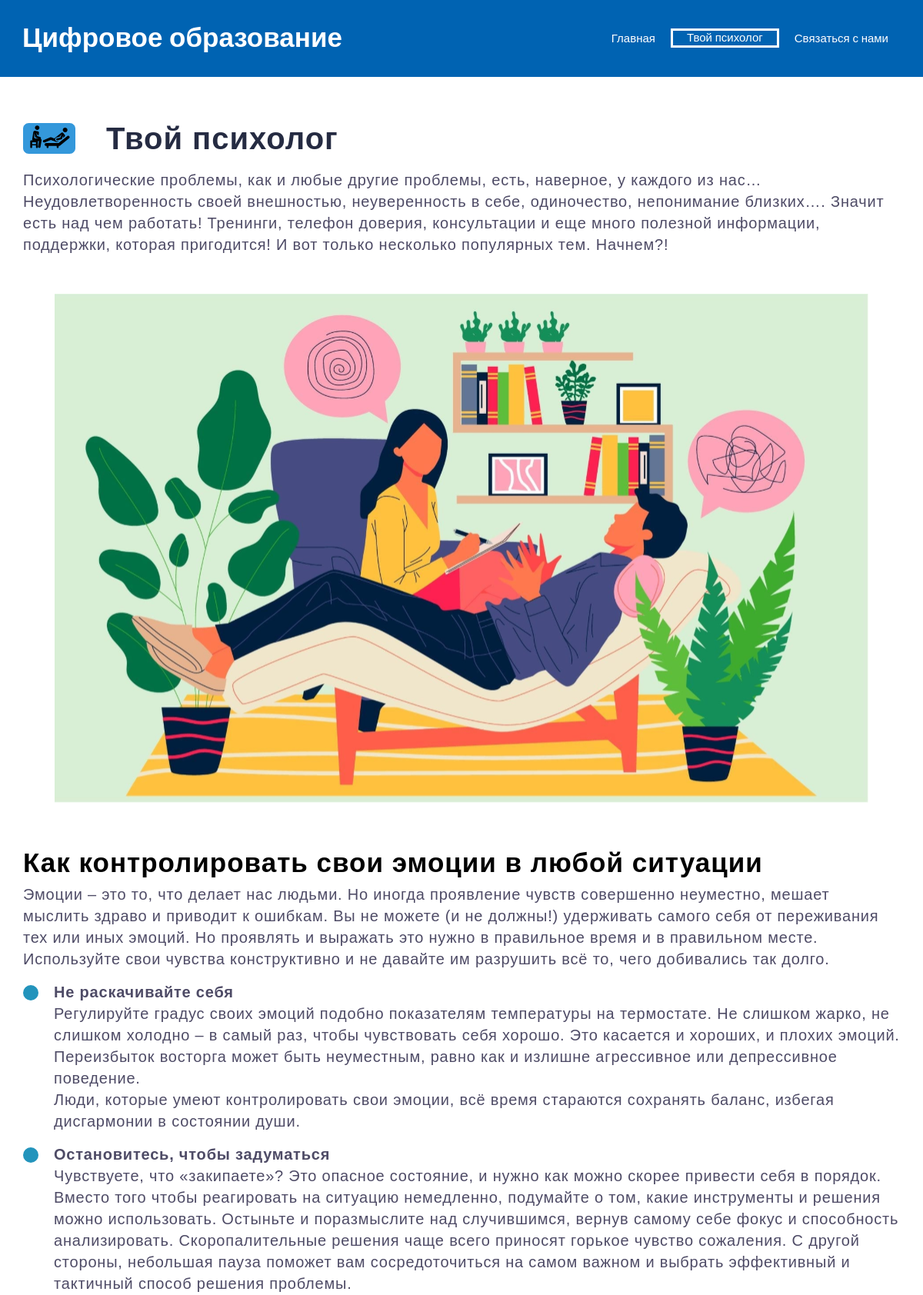
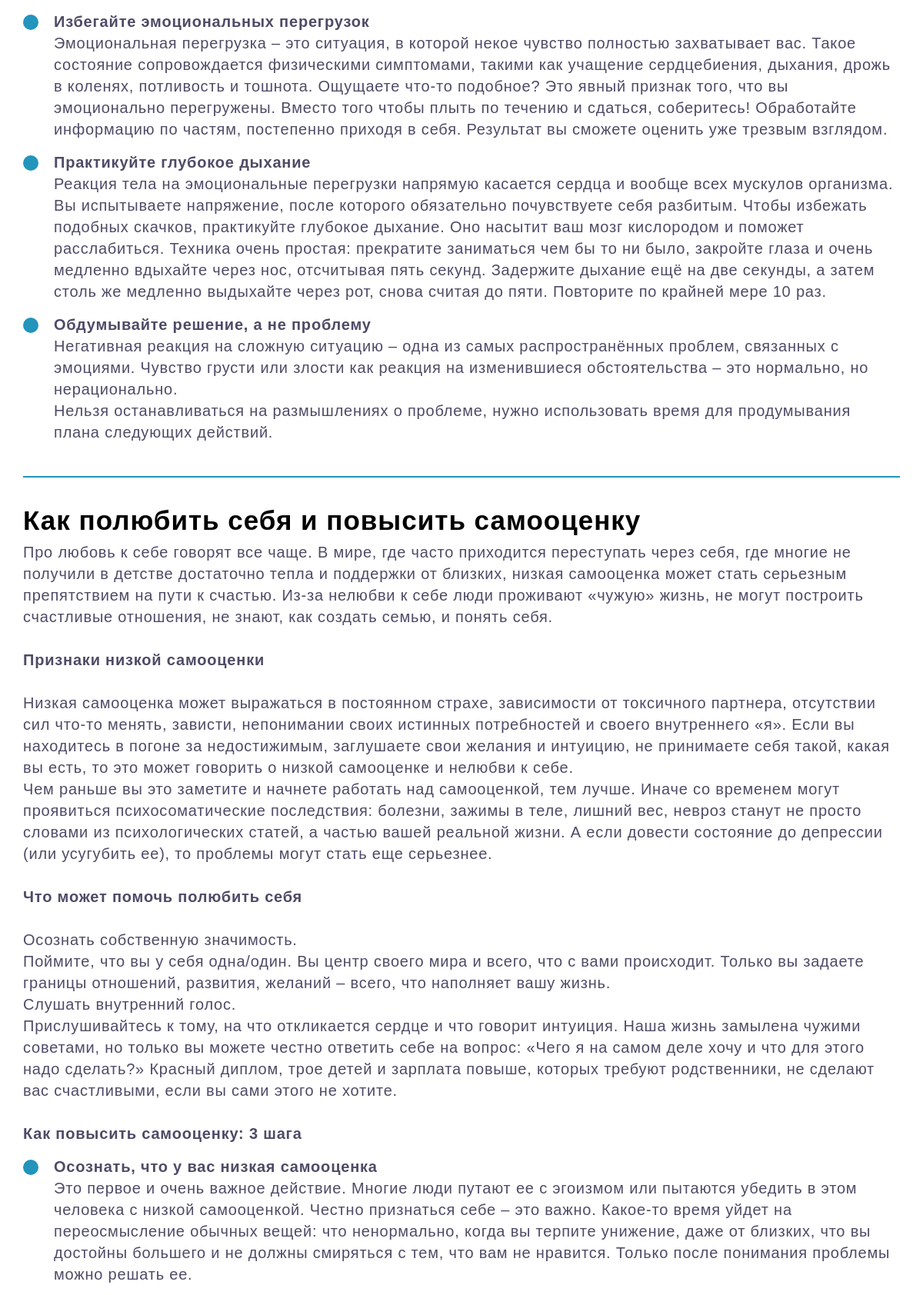
/article/10/ (upper part), run on the app's committed database (2 pictures, top to bottom).
### MainApp/models.py (models this page shows, shortened)
class Articles(models.Model):
    title = models.CharField(max_length=100, verbose_name='Заголовок')
    icon = models.FileField(upload_to='icons/%Y/%m/%d/', verbose_name='Иконка', blank=True)
    description = models.TextField(verbose_name='Краткое описание')
    content = models.TextField(verbose_name='Контент')
    created_at = models.DateTimeField(auto_now_add=True, verbose_name='Дата создания')
    is_published = models.BooleanField(default=True, verbose_name='Опубликовано')
    def __str__(self):
        return self.title
    class Meta:
        verbose_name = 'Статья'
        verbose_name_plural = 'Статьи'
        ordering = ['created_at']

### MainApp/views.py (the view)
# urls.py: path('article/<int:pk>/', ArticlePage.as_view(), name='article_page'),
class ArticlePage(DetailView):
    model = Articles
    template_name = 'MainApp/ArticlePage.html'
    context_object_name = 'Article'
    allow_empty = False
    def get_context_data(self, *, object_list=None, **kwargs):
        context = super().get_context_data(**kwargs)
        context['title'] = Articles.objects.get(pk=self.kwargs['pk'])
        return context

### MainApp/templates/MainApp/ArticlePage.html (shortened to what this page needs)
{%extends 'base_layout.html' %}
{% load static %}
{% block styles %}
<link rel="stylesheet" href="{% static 'css/ArticlePageStyle.css' %}">
{% endblock %}
{% block header %}
{% include 'MainApp/header.html' %}
{% endblock %}
{% block content %}
<div class="page__article article">
    <div class="article__container _container">
        <div class="article__header article-header">
            <div class="article-header__icon">
                <img src="{{Article.icon.url}}" alt="">
            </div>
            <div class="article-header__title">
                {{Article.title}}
            </div>
        </div>
        <div class="article__body">
            <div class="article__text">
                {{Article.content|safe}}
            </div>
        </div>
    </div>
</div>
{% endblock %}

### GrantTisbi/static/css/base_styles.css (style rules this page uses)
* { padding: 0; margin: 0; border: 0; }
*,*:before,*:after { -webkit-box-sizing: border-box; -moz-box-sizing: border-box; box-sizing: border-box; }
html,body { height: 100%; width: 100%; font-size: 100%; line-height: 1; font-size: 14px; color: #252B42; font-weight: 500; font-family: "REX"; -ms-text-size-adjust: 100%; -moz-text-size-adjust: 100%; -webkit-text-size-adjust: 100%; }
ul li { list-style: none; }
img { vertical-align: top; }
h1,h2,h3,h4,h5,h6 { font-size: inherit; font-weight: 400; }
._container { max-width: 1345px; padding: 0 15px; margin: 0 auto; }
body { font-family: 'Roboto', sans-serif; }

### GrantTisbi/static/css/ArticlePageStyle.css (style rules this page uses)
.page__article { padding: 60px 0; }
.article__container { padding: 0 30px; }
.article__header { display: flex; align-items: center; }
.article-header__icon { height: 40px; weight: 60px; }
.article-header__icon img { height: 40px; weight: 60px; max-width: 100%; max-height: 100%; object-fit: contain; margin: 0; padding: 0; text-align: flex-start; align-items: flex-start; }
.article-header__title { font-family: 'Poppins', sans-serif; font-size: 40px; font-weight: 800; line-height: calc(60/60 * 100%); letter-spacing: 1px; padding: 0 0 0px 40px; }
.article__body { padding: 20px 0; font-family: 'Poppins', sans-serif; font-size: 20px; line-height: 28px; letter-spacing: 0.8px; color: #4E4B66; }
.article__text img { max-width: 100%; max-height: 100%; object-fit: contain; display: flex; justify-content: center; text-align: center; align-items: center; margin: 50px auto; }
.article__text h1 { font-family: 'Poppins', sans-serif; font-size: 35px; font-weight: 700; line-height: 35px; letter-spacing: 1px; padding: 10px 0; color: black; }
.article__text li { list-style: none; padding: 0px 0px 0px 40px; margin: 15px 0; background-image: url('/static/image/ul_li.svg'); background-repeat: no-repeat; background-position: left 5px; background-size: 20px; }
hr { color: black; border-top: 2px solid #2394BC; }

### data on the page
Articles: icon (picture), title "Твой психолог", content "Психологические проблемы, как и любые другие проблемы, есть, наверное, у каждого из нас… Неудовлетворенность своей внешностью, неуверенность в себе, одиночество, непонимание близких…. Значит есть над чем работать! Тренинги, телефон доверия, консультации и еще много полезной информации, поддержки, которая пригодится! И вот только несколько популярных тем. Начнем?! Как контролировать свои эмоции в любой ситуации Эмоции – это то, что делает нас людьми. Но иногда проявление чувств совершенно неуместно, мешает мыслить здраво и приводит к ошибкам. Вы не можете (и не должны!) удерживать самого себя от переживания тех или иных эмоций. Но проявлять и выражать это нужно в правильное время и в…", content (picture)
